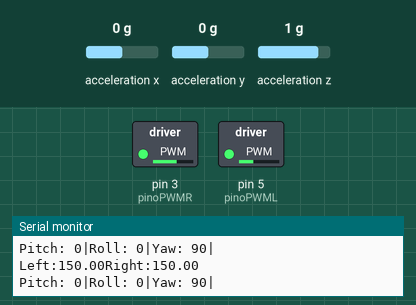
Simulated run of this sketch. Board: Arduino Uno, built with avr-gcc and run on an emulated ATmega328P. On the bench: switched loads named in the sketch (green lamp = pin HIGH), the last lines printed to the serial monitor. Wiring (inferred from the names in the program): MPU-6050 motion sensor at I2C address 0x68. Inputs (shaded band) come from the test bench; at power-on: acceleration y 0 g, acceleration x 0 g, acceleration z 1 g.

Above: at 1.2 s.
1.3 s: acceleration y set to -1.4 g
At 2.5 s:
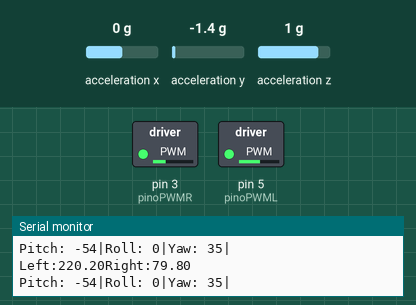
2.9 s: acceleration x set to -1.4 g
At 3.5 s:
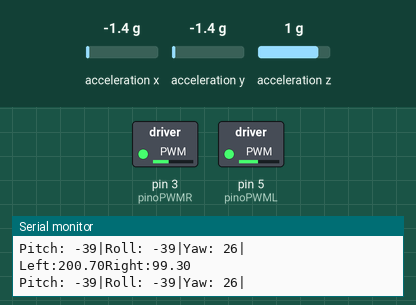
4.5 s: acceleration y set to 1.4 g
At 5.8 s:
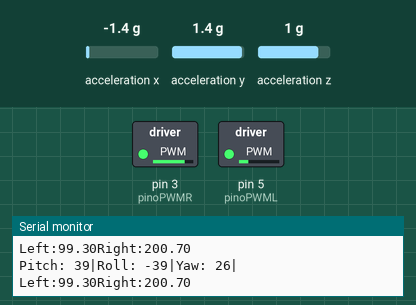
6.1 s: acceleration z set to -1.4 g
At 7.3 s:
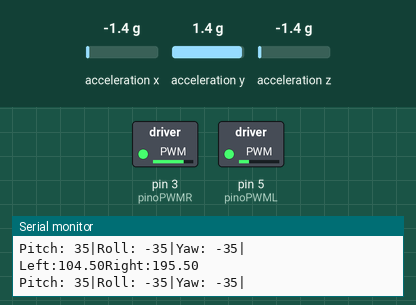
Timing chart, 0 to 9.1 s (numbered marks = the images above; inputs shaded):
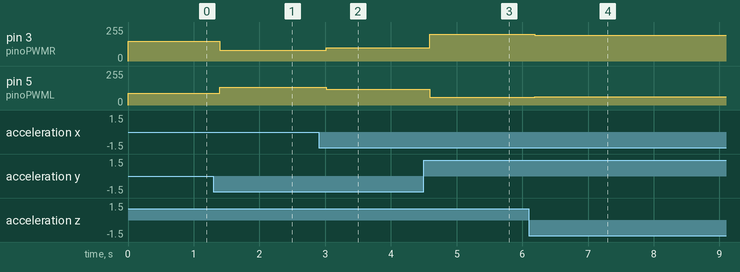

The sketch:

sketch_may07b.ino
```cpp
#include<Wire.h> // This library allows you to communicate with I2C / TWI devices.


const int MPU = 0x68; //Adress I2C do MPU6050

//Global variables
int AcX, AcY, AcZ, Tmp, GyX, GyY, GyZ;
int Pitch, Roll, Yaw;
float elapsedTime, time, timePrev;

# define pinoPWML 5  //pino do Arduino que terá a ligação para o driver de motor
# define pinoPWMR 3

int sommeErreurPitch = 1;
int setPointPitch = 0;
float previousErrorPitch = 0;
float pwmLeft, pwmRight;

float kP = 1.3;
float kI = 0.0;
float kD = 0.0;

double throttle = 150;

void setup()
{
  Serial.begin(9600);

  pinMode(pinoPWML, OUTPUT); //configura como saída pino terá a ligação para o driver de motor
  pinMode(pinoPWMR, OUTPUT);

  time = millis();

  //initializes MPU-6050
  Wire.begin();
  Wire.beginTransmission(MPU);
  Wire.write(0x6B);

  //initializes o MPU-6050
  Wire.write(0);
  Wire.endTransmission(true);


}

void loop()
{
  FunctionsMPU(); // Acquisisco assi AcX, AcY, AcZ.

  PIDControl();

  Roll = FunctionsPitchRoll(AcX, AcY, AcZ); //Calcolo angolo Roll
  Pitch = FunctionsPitchRoll(AcY, AcX, AcZ); //Calcolo angolo Pitch
  Yaw = FunctionsPitchRoll(AcZ, AcX, AcY); //Calcolo angolo Pitch


  Serial.print("Pitch: "); Serial.print(Pitch);
  Serial.print("|");
  Serial.print("Roll: "); Serial.print(Roll);
  Serial.print("|");
  Serial.print("Yaw: "); Serial.print(Yaw);
  Serial.print("|");
  Serial.print("\n");


}

// Função para o cálculo dos ângulos de inclinação e rotação
double FunctionsPitchRoll(double A, double B, double C) {
  double DatoA, DatoB, Value;
  DatoA = A;
  DatoB = (B * B) + (C * C);
  DatoB = sqrt(DatoB);

  Value = atan2(DatoA, DatoB);
  Value = Value * 180 / 3.14;

  return (int)Value;
}

// Função para aquisição dos eixos X, Y, Z do MPU6050
void FunctionsMPU() {
  Wire.beginTransmission(MPU);
  Wire.write(0x3B); // starting with register 0x3B (ACCEL_XOUT_H)
  Wire.endTransmission(false);
  Wire.requestFrom(MPU, 6, true); // request a total of 14 registers
  AcX = Wire.read() << 8 | Wire.read(); // 0x3B (ACCEL_XOUT_H) & 0x3C (ACCEL_XOUT_L)
  AcY = Wire.read() << 8 | Wire.read(); // 0x3D (ACCEL_YOUT_H) & 0x3E (ACCEL_YOUT_L)
  AcZ = Wire.read() << 8 | Wire.read(); // 0x3D (ACCEL_YOUT_H) & 0x3E (ACCEL_YOUT_L)
}

void PIDControl() {

  float errorPitch = (setPointPitch - Pitch);

  timePrev = time;  // the previous time is stored before the actual time read
  time = millis();  // actual time read
  elapsedTime = (time - timePrev) / 1000;


  float PID = kP * errorPitch + kI * sommeErreurPitch + kD * ((errorPitch - previousErrorPitch) / elapsedTime);

  if (PID < -255)
    {
      PID = -255;
    }
  if (PID > 255)
    {
      PID = 255;
    }

  pwmLeft = throttle + PID;
  pwmRight = throttle - PID;

  if (pwmRight < 51)
    {
      pwmRight = 51;
    }
  if (pwmRight > 255)
    {
      pwmRight = 255;
    }
  //Left
  if (pwmLeft < 51)
    {
      pwmLeft = 51;
    }
  if (pwmLeft > 255)
    {
      pwmLeft = 255;
    }

  Serial.print("Left:"); Serial.print(pwmLeft);
  Serial.print("Right:"); Serial.println(pwmRight);

  analogWrite(pinoPWML, pwmLeft*0.6);
  analogWrite(pinoPWMR, pwmRight);


  previousErrorPitch = errorPitch;
  sommeErreurPitch += errorPitch;

}
```

Measured:
- after the input at 1.3 s, pin 3 (pinoPWMR): 150/255 → 79/255 after 0.09 s; pin 5 (pinoPWML): 90/255 → 132/255 after 0.09 s
- after the input at 2.9 s, pin 3 (pinoPWMR): 79/255 → 99/255 after 0.12 s; pin 5 (pinoPWML): 132/255 → 120/255 after 0.12 s
- after the input at 4.5 s, pin 3 (pinoPWMR): 99/255 → 200/255 after 0.09 s; pin 5 (pinoPWML): 120/255 → 59/255 after 0.09 s
- after the input at 6.1 s, pin 3 (pinoPWMR): 200/255 → 195/255 after 0.09 s; pin 5 (pinoPWML): 59/255 → 62/255 after 0.09 s
